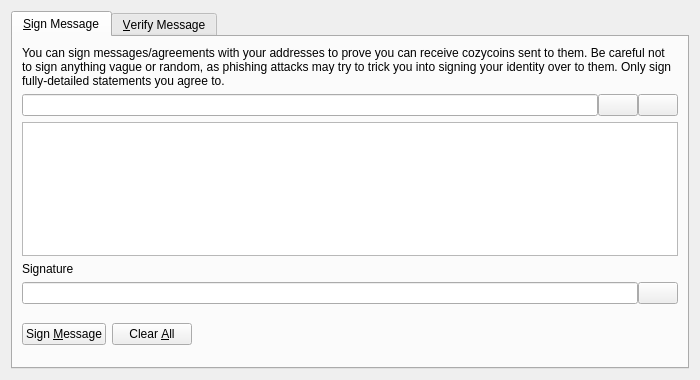
<?xml version="1.0" encoding="UTF-8"?>
<ui version="4.0">
 <class>SignVerifyMessageDialog</class>
 <widget class="QDialog" name="SignVerifyMessageDialog">
  <property name="geometry">
   <rect>
    <x>0</x>
    <y>0</y>
    <width>700</width>
    <height>380</height>
   </rect>
  </property>
  <property name="windowTitle">
   <string>Signatures - Sign / Verify a Message</string>
  </property>
  <property name="modal">
   <bool>true</bool>
  </property>
  <layout class="QVBoxLayout" name="verticalLayout">
   <item>
    <widget class="QTabWidget" name="tabWidget">
     <property name="currentIndex">
      <number>0</number>
     </property>
     <widget class="QWidget" name="tabSignMessage">
      <attribute name="title">
       <string>&amp;Sign Message</string>
      </attribute>
      <layout class="QVBoxLayout" name="verticalLayout_SM">
       <item>
        <widget class="QLabel" name="infoLabel_SM">
         <property name="text">
          <string>You can sign messages/agreements with your addresses to prove you can receive cozycoins sent to them. Be careful not to sign anything vague or random, as phishing attacks may try to trick you into signing your identity over to them. Only sign fully-detailed statements you agree to.</string>
         </property>
         <property name="textFormat">
          <enum>Qt::PlainText</enum>
         </property>
         <property name="wordWrap">
          <bool>true</bool>
         </property>
        </widget>
       </item>
       <item>
        <layout class="QHBoxLayout" name="horizontalLayout_1_SM">
         <property name="spacing">
          <number>0</number>
         </property>
         <item>
          <widget class="QValidatedLineEdit" name="addressIn_SM">
           <property name="toolTip">
            <string>The Cozycoin address to sign the message with</string>
           </property>
          </widget>
         </item>
         <item>
          <widget class="QPushButton" name="addressBookButton_SM">
           <property name="toolTip">
            <string>Choose previously used address</string>
           </property>
           <property name="text">
            <string/>
           </property>
           <property name="icon">
            <iconset resource="../bitcoin.qrc">
             <normaloff>:/icons/address-book</normaloff>:/icons/address-book</iconset>
           </property>
           <property name="shortcut">
            <string>Alt+A</string>
           </property>
           <property name="autoDefault">
            <bool>false</bool>
           </property>
          </widget>
         </item>
         <item>
          <widget class="QPushButton" name="pasteButton_SM">
           <property name="toolTip">
            <string>Paste address from clipboard</string>
           </property>
           <property name="text">
            <string/>
           </property>
           <property name="icon">
            <iconset resource="../bitcoin.qrc">
             <normaloff>:/icons/editpaste</normaloff>:/icons/editpaste</iconset>
           </property>
           <property name="shortcut">
            <string>Alt+P</string>
           </property>
           <property name="autoDefault">
            <bool>false</bool>
           </property>
          </widget>
         </item>
        </layout>
       </item>
       <item>
        <widget class="QPlainTextEdit" name="messageIn_SM">
         <property name="toolTip">
          <string>Enter the message you want to sign here</string>
         </property>
        </widget>
       </item>
       <item>
        <widget class="QLabel" name="signatureLabel_SM">
         <property name="text">
          <string>Signature</string>
         </property>
         <property name="textFormat">
          <enum>Qt::PlainText</enum>
         </property>
        </widget>
       </item>
       <item>
        <layout class="QHBoxLayout" name="horizontalLayout_2_SM">
         <property name="spacing">
          <number>0</number>
         </property>
         <item>
          <widget class="QLineEdit" name="signatureOut_SM">
           <property name="font">
            <font>
             <italic>true</italic>
            </font>
           </property>
           <property name="readOnly">
            <bool>true</bool>
           </property>
          </widget>
         </item>
         <item>
          <widget class="QPushButton" name="copySignatureButton_SM">
           <property name="toolTip">
            <string>Copy the current signature to the system clipboard</string>
           </property>
           <property name="text">
            <string/>
           </property>
           <property name="icon">
            <iconset resource="../bitcoin.qrc">
             <normaloff>:/icons/editcopy</normaloff>:/icons/editcopy</iconset>
           </property>
           <property name="autoDefault">
            <bool>false</bool>
           </property>
          </widget>
         </item>
        </layout>
       </item>
       <item>
        <layout class="QHBoxLayout" name="horizontalLayout_3_SM">
         <item>
          <widget class="QPushButton" name="signMessageButton_SM">
           <property name="toolTip">
            <string>Sign the message to prove you own this Cozycoin address</string>
           </property>
           <property name="text">
            <string>Sign &amp;Message</string>
           </property>
           <property name="icon">
            <iconset resource="../bitcoin.qrc">
             <normaloff>:/icons/edit</normaloff>:/icons/edit</iconset>
           </property>
           <property name="autoDefault">
            <bool>false</bool>
           </property>
          </widget>
         </item>
         <item>
          <widget class="QPushButton" name="clearButton_SM">
           <property name="toolTip">
            <string>Reset all sign message fields</string>
           </property>
           <property name="text">
            <string>Clear &amp;All</string>
           </property>
           <property name="icon">
            <iconset resource="../bitcoin.qrc">
             <normaloff>:/icons/remove</normaloff>:/icons/remove</iconset>
           </property>
           <property name="autoDefault">
            <bool>false</bool>
           </property>
          </widget>
         </item>
         <item>
          <spacer name="horizontalSpacer_1_SM">
           <property name="orientation">
            <enum>Qt::Horizontal</enum>
           </property>
           <property name="sizeHint" stdset="0">
            <size>
             <width>40</width>
             <height>48</height>
            </size>
           </property>
          </spacer>
         </item>
         <item>
          <widget class="QLabel" name="statusLabel_SM">
           <property name="font">
            <font>
             <weight>75</weight>
             <bold>true</bold>
            </font>
           </property>
           <property name="text">
            <string/>
           </property>
           <property name="wordWrap">
            <bool>true</bool>
           </property>
          </widget>
         </item>
         <item>
          <spacer name="horizontalSpacer_2_SM">
           <property name="orientation">
            <enum>Qt::Horizontal</enum>
           </property>
           <property name="sizeHint" stdset="0">
            <size>
             <width>40</width>
             <height>48</height>
            </size>
           </property>
          </spacer>
         </item>
        </layout>
       </item>
      </layout>
     </widget>
     <widget class="QWidget" name="tabVerifyMessage">
      <attribute name="title">
       <string>&amp;Verify Message</string>
      </attribute>
      <layout class="QVBoxLayout" name="verticalLayout_VM">
       <item>
        <widget class="QLabel" name="infoLabel_VM">
         <property name="text">
          <string>Enter the receiver's address, message (ensure you copy line breaks, spaces, tabs, etc. exactly) and signature below to verify the message. Be careful not to read more into the signature than what is in the signed message itself, to avoid being tricked by a man-in-the-middle attack. Note that this only proves the signing party receives with the address, it cannot prove sendership of any transaction!</string>
         </property>
         <property name="textFormat">
          <enum>Qt::PlainText</enum>
         </property>
         <property name="alignment">
          <set>Qt::AlignLeading|Qt::AlignLeft|Qt::AlignTop</set>
         </property>
         <property name="wordWrap">
          <bool>true</bool>
         </property>
        </widget>
       </item>
       <item>
        <layout class="QHBoxLayout" name="horizontalLayout_1_VM">
         <property name="spacing">
          <number>0</number>
         </property>
         <item>
          <widget class="QValidatedLineEdit" name="addressIn_VM">
           <property name="toolTip">
            <string>The Cozycoin address the message was signed with</string>
           </property>
          </widget>
         </item>
         <item>
          <widget class="QPushButton" name="addressBookButton_VM">
           <property name="toolTip">
            <string>Choose previously used address</string>
           </property>
           <property name="text">
            <string/>
           </property>
           <property name="icon">
            <iconset resource="../bitcoin.qrc">
             <normaloff>:/icons/address-book</normaloff>:/icons/address-book</iconset>
           </property>
           <property name="shortcut">
            <string>Alt+A</string>
           </property>
           <property name="autoDefault">
            <bool>false</bool>
           </property>
          </widget>
         </item>
        </layout>
       </item>
       <item>
        <widget class="QPlainTextEdit" name="messageIn_VM"/>
       </item>
       <item>
        <widget class="QValidatedLineEdit" name="signatureIn_VM"/>
       </item>
       <item>
        <layout class="QHBoxLayout" name="horizontalLayout_2_VM">
         <item>
          <widget class="QPushButton" name="verifyMessageButton_VM">
           <property name="toolTip">
            <string>Verify the message to ensure it was signed with the specified Cozycoin address</string>
           </property>
           <property name="text">
            <string>Verify &amp;Message</string>
           </property>
           <property name="icon">
            <iconset resource="../bitcoin.qrc">
             <normaloff>:/icons/transaction_0</normaloff>:/icons/transaction_0</iconset>
           </property>
           <property name="autoDefault">
            <bool>false</bool>
           </property>
          </widget>
         </item>
         <item>
          <widget class="QPushButton" name="clearButton_VM">
           <property name="toolTip">
            <string>Reset all verify message fields</string>
           </property>
           <property name="text">
            <string>Clear &amp;All</string>
           </property>
           <property name="icon">
            <iconset resource="../bitcoin.qrc">
             <normaloff>:/icons/remove</normaloff>:/icons/remove</iconset>
           </property>
           <property name="autoDefault">
            <bool>false</bool>
           </property>
          </widget>
         </item>
         <item>
          <spacer name="horizontalSpacer_1_VM">
           <property name="orientation">
            <enum>Qt::Horizontal</enum>
           </property>
           <property name="sizeHint" stdset="0">
            <size>
             <width>40</width>
             <height>48</height>
            </size>
           </property>
          </spacer>
         </item>
         <item>
          <widget class="QLabel" name="statusLabel_VM">
           <property name="font">
            <font>
             <weight>75</weight>
             <bold>true</bold>
            </font>
           </property>
           <property name="text">
            <string/>
           </property>
           <property name="wordWrap">
            <bool>true</bool>
           </property>
          </widget>
         </item>
         <item>
          <spacer name="horizontalSpacer_2_VM">
           <property name="orientation">
            <enum>Qt::Horizontal</enum>
           </property>
           <property name="sizeHint" stdset="0">
            <size>
             <width>40</width>
             <height>48</height>
            </size>
           </property>
          </spacer>
         </item>
        </layout>
       </item>
      </layout>
     </widget>
    </widget>
   </item>
  </layout>
 </widget>
 <customwidgets>
  <customwidget>
   <class>QValidatedLineEdit</class>
   <extends>QLineEdit</extends>
   <header>qvalidatedlineedit.h</header>
  </customwidget>
 </customwidgets>
 <resources>
  <include location="../bitcoin.qrc"/>
 </resources>
 <connections/>
</ui>
